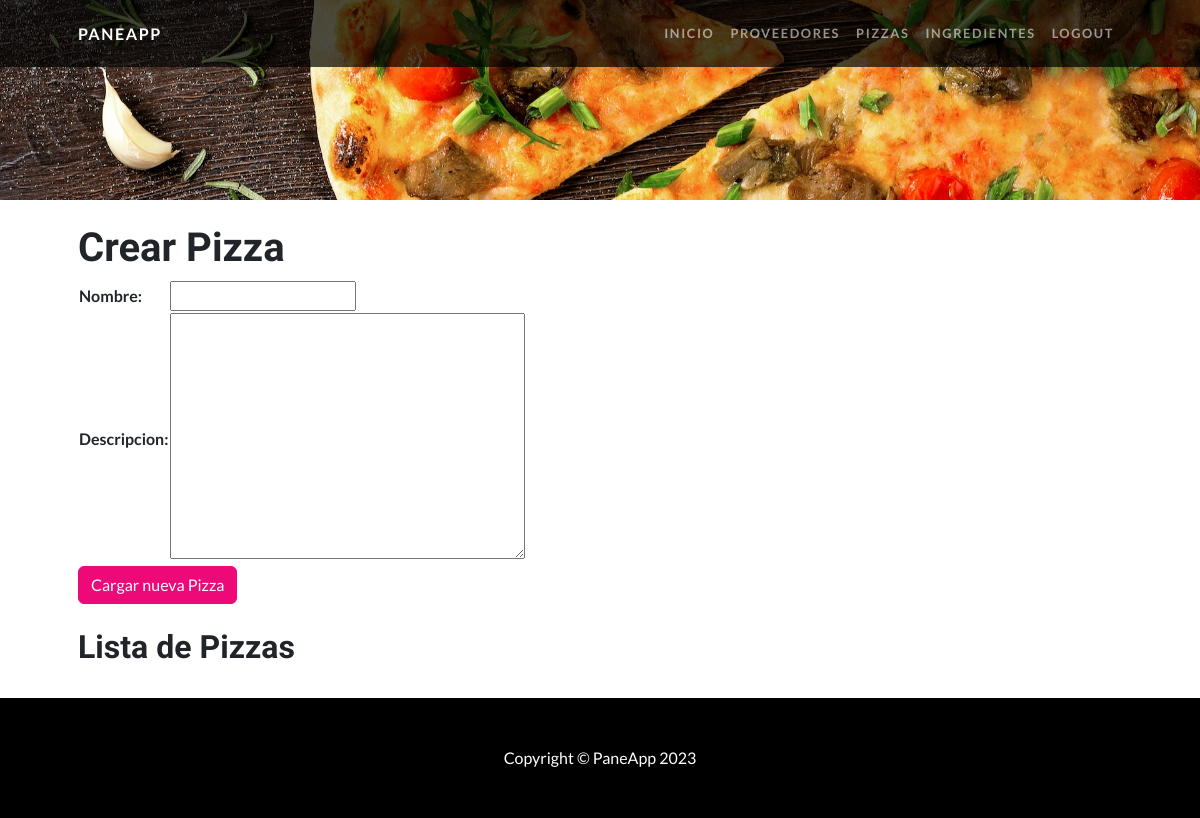
Page /PaneApp/Pizzas/ (signed in) on the earlier database version.
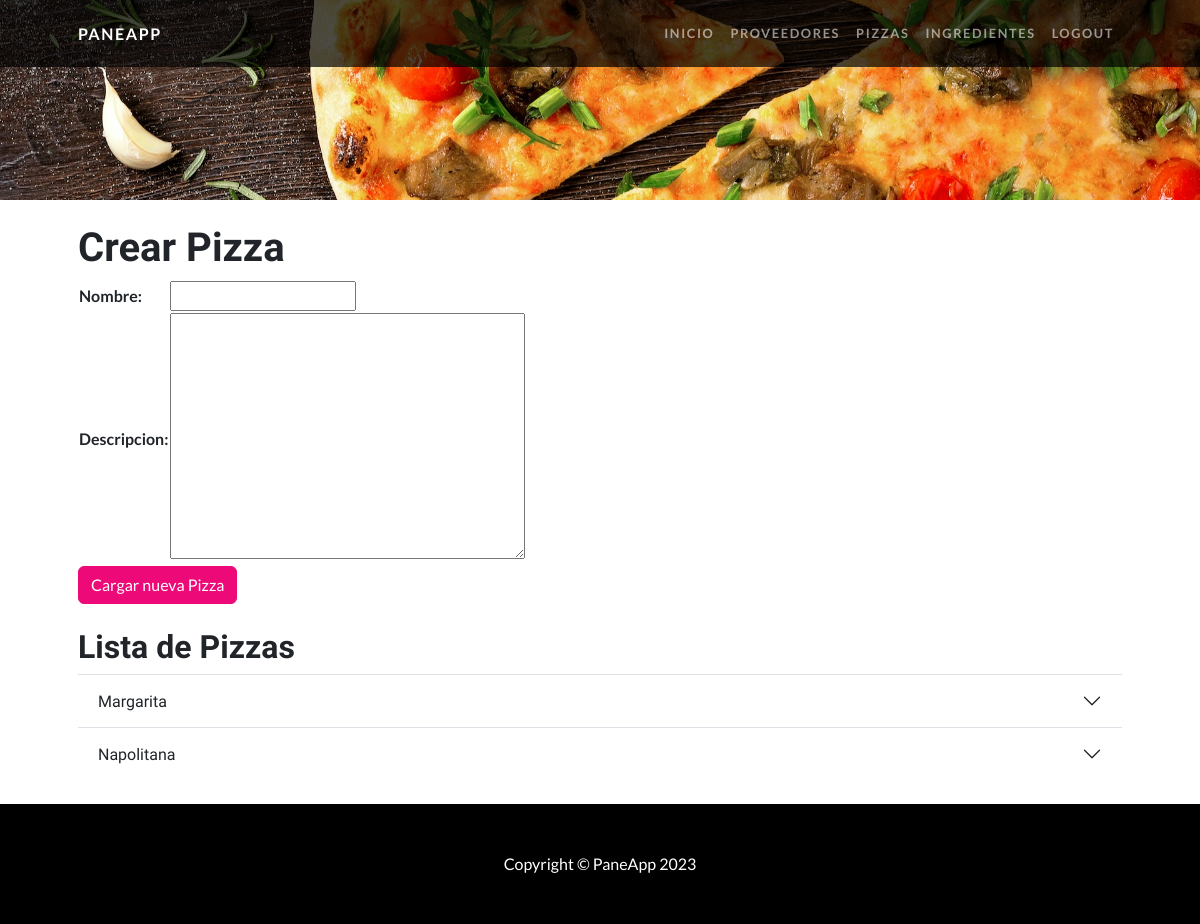
Same page on the later database version.
### PaneApp/models.py (models this page shows, shortened)
class Pizza(models.Model):
    nombre = models.CharField(max_length=100)
    descripcion = models.TextField()

### PaneApp/views.py (the view)
# urls.py: path('Pizzas/', views.pizzas, name='pizzas'),
@login_required
def pizzas(request):
    if request.method == 'POST':
        pizza_form = PizzaForm(request.POST)
        if pizza_form.is_valid():
            pizza = pizza_form.save(commit=False)
            pizza.save()
            return redirect('pizzas')
    else:
        pizza_form = PizzaForm()
    pizzas = Pizza.objects.all()
    return render(request, 'PaneApp/pizzas.html', {'pizza_form': pizza_form, 'pizzas': pizzas})

### PaneApp/forms.py
class PizzaForm(forms.ModelForm):
    class Meta:
        model = Pizza
        fields = ['nombre', 'descripcion']

### PaneApp/templates/PaneApp/pizzas.html (shortened to what this page needs)
{% extends 'PaneApp/padre.html' %}
{% load static %}
{% block contenidoDinamico %}
    <section id="scroll">
        <div class="container px-5">
            <div class="row gx-5 align-items-center">
                <div class="col-lg-6 order-lg-2">
                    <h1>Crear Pizza</h1>
                    <form action='' method="post"> {% csrf_token %}
                        <table>
                            {{ pizza_form.as_table }}
                        </table>
                        <button type="submit" class="btn btn-primary">Cargar nueva Pizza</button>
                    </form>
                </div>
            </div>
        </div>
    </section>
    <section>
        <div class="accordion accordion-flush container px-5" id="accordionFlushExample">
            <br>
            <h2>Lista de Pizzas</h2>
            {% for pizza in pizzas %}
                <div class="accordion-item">
                    <h2 class="accordion-header">
                        <button class="accordion-button collapsed" type="button" data-bs-toggle="collapse" data-bs-target="#collapse{{ pizza.id }}" aria-expanded="false" aria-controls="collapse{{ pizza.id }}">
                            {{ pizza.nombre }}
                        </button>
                    </h2>
                </div>
            {% endfor %}
        </div>
    </section>
{% endblock %}

### PaneApp/templates/PaneApp/padre.html (shortened to what this page needs)
<!DOCTYPE html>
{% load static %}
<html lang="en">
<head>
    <link href={% static 'PaneApp/css/styles.css' %} rel="stylesheet" />
    <link href={% static 'PaneApp/css/secondary.css' %} rel="stylesheet" />
</head>
<body id="page-top">
    <nav class="navbar navbar-expand-lg navbar-dark navbar-custom fixed-top">
        <div class="container px-5">
            <a class="navbar-brand" href="#page-top">PaneApp</a>
            <div class="collapse navbar-collapse" id="navbarResponsive">
                <ul class="navbar-nav ms-auto">
                    <li class="nav-item"><a class="nav-link" href="{% url 'inicio' %}"">Inicio</a></li>
                        <li class=" nav-item"><a class="nav-link" href="{% url 'proveedores' %}">proveedores</a></li>
                    <li class="nav-item"><a class="nav-link" href="{% url 'pizzas' %}">pizzas</a></li>
                    <li class="nav-item"><a class="nav-link" href="{% url 'ingredientes' %}">Ingredientes</a></li>
                    {% if user.is_authenticated %}
                    <li class="nav-item"><a class="nav-link" href="{% url 'Logout' %}">Logout</a></li>
                    {% else %}
                    <li class="nav-item"><a class="nav-link" href="{% url 'Login' %}">Login</a></li>
                    {% endif %}
                </ul>
            </div>
        </div>
    </nav>
    <header class="inicioHeader">
    </header>
    <br>
    {% block contenidoDinamico %}
    {% endblock %}
    <br>
    <footer class="py-5 bg-black">
        <div class="container px-5">
            <p class="m-0 text-center text-white medium">Copyright &copy; PaneApp 2023</p>
        </div>
    </footer>
</body>
</html>

### PaneApp/static/PaneApp/css/secondary.css (style rules this page uses)
.inicioHeader { background-image: url("../../../static/PaneApp/assets/img/pizza_background.jpg"); background-size: cover; background-position: center; background-repeat: no-repeat; height: 200px; }

Differences in the rows shown:
added Pizza: nombre "Margarita"
added Pizza: nombre "Napolitana"
